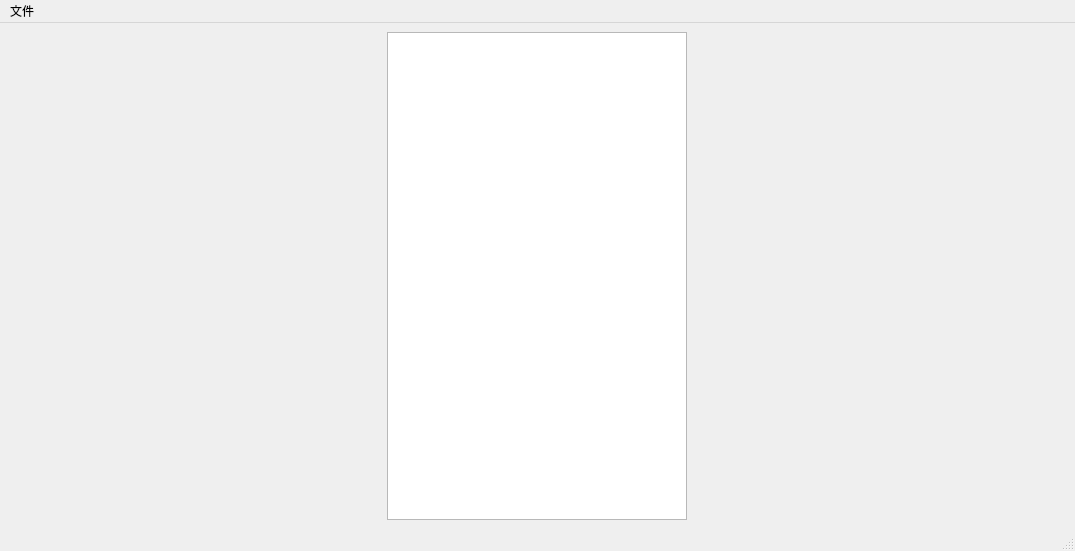
<?xml version="1.0" encoding="UTF-8"?>
<ui version="4.0">
 <class>MainWindow</class>
 <widget class="QMainWindow" name="MainWindow">
  <property name="geometry">
   <rect>
    <x>0</x>
    <y>0</y>
    <width>1075</width>
    <height>551</height>
   </rect>
  </property>
  <property name="windowTitle">
   <string>MainWindow</string>
  </property>
  <widget class="QWidget" name="centralwidget">
   <layout class="QGridLayout" name="gridLayout">
    <item row="0" column="0">
     <widget class="QListView" name="listView">
      <property name="sizePolicy">
       <sizepolicy hsizetype="Maximum" vsizetype="Expanding">
        <horstretch>0</horstretch>
        <verstretch>0</verstretch>
       </sizepolicy>
      </property>
      <property name="maximumSize">
       <size>
        <width>300</width>
        <height>16777215</height>
       </size>
      </property>
     </widget>
    </item>
    <item row="0" column="1">
     <layout class="QVBoxLayout" name="plotLayout"/>
    </item>
   </layout>
  </widget>
  <widget class="QMenuBar" name="menubar">
   <property name="geometry">
    <rect>
     <x>0</x>
     <y>0</y>
     <width>1075</width>
     <height>23</height>
    </rect>
   </property>
   <widget class="QMenu" name="menu">
    <property name="title">
     <string>文件</string>
    </property>
    <addaction name="action_load"/>
   </widget>
   <addaction name="menu"/>
  </widget>
  <widget class="QStatusBar" name="statusbar"/>
  <action name="action_load">
   <property name="text">
    <string>加载Pyobjs.txt</string>
   </property>
  </action>
 </widget>
 <resources/>
 <connections/>
</ui>
